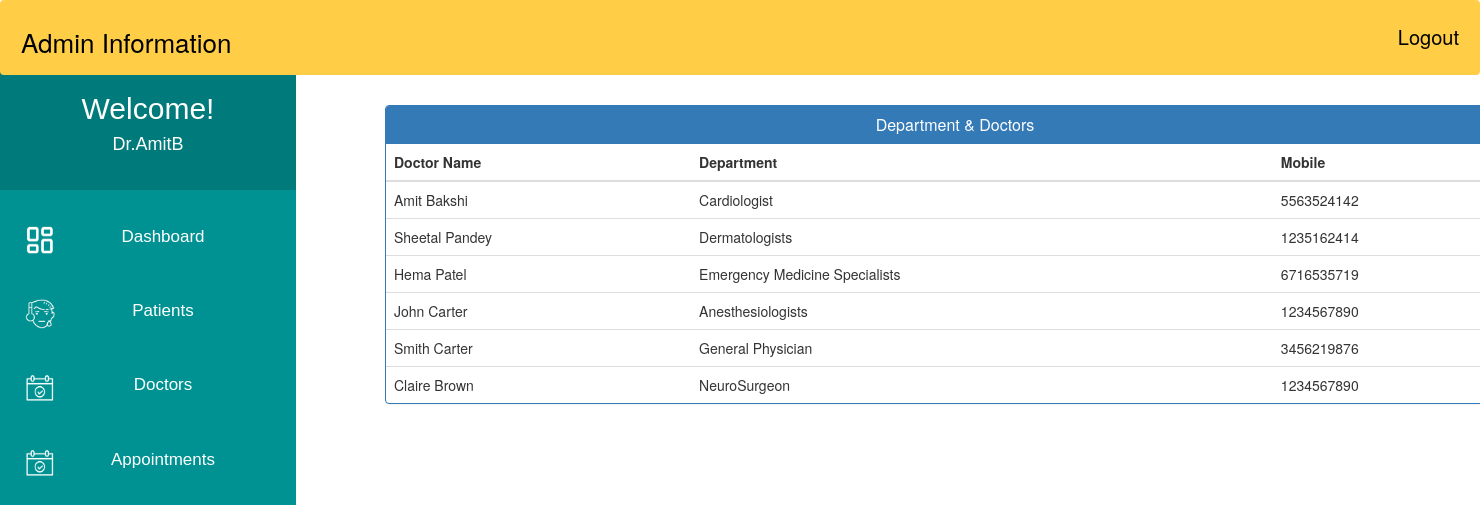
Screenshot of /admin_doctor_specialization/ (signed in) with the database file from the repository.
### MyApp/models.py (models this page shows, shortened)
class Doctor(models.Model):
    user=models.OneToOneField(User,on_delete=models.CASCADE)
    Doctor_First_Name = models.CharField(max_length=50, default="")
    Doctor_Last_Name = models.CharField(max_length=50, default="")
    gender = models.CharField(max_length=10, choices=GENDER,default="")
    address = models.CharField(max_length=40)
    contact = models.CharField(max_length=10,null=True)
    department= models.CharField(max_length=50,choices=departments,default='')
    status = models.BooleanField(default=False)
    @property
    def get_name(self):
        return self.Doctor_First_Name+" "+self.Doctor_Last_Name

### MyApp/views.py (the view)
# urls.py: path('admin_doctor_specialization/', views.admin_doctor_specialization,name="admin_doctor_specialization"),
@login_required(login_url='adminlogin')
def admin_doctor_specialization(request):
    doctors=Doctor.objects.all().filter(status=True)
    return render(request,'MyApp/admin_doctor_specialization.html',{'doctors':doctors})

### templates/MyApp/admin_doctor_specialization.html (shortened to what this page needs)
{% extends 'MyApp/admin_base.html' %}
{% block content_dashboard %}
<head>
  <link href="//netdna.bootstrapcdn.com/bootstrap/3.0.0/css/bootstrap.min.css" rel="stylesheet" id="bootstrap-css">
</head>
<div class="container" style="margin-left:25%; margin-right:8%; margin-top:2%;">
  <div class="panel panel-primary">
    <div class="panel-heading">
      <h6 class="panel-title">Department & Doctors</h6>
    </div>
    <table class="table table-hover" id="dev-table">
      <thead>
        <tr>
          <th>Doctor Name</th>
          <th>Department</th>
          <th>Mobile</th>
        </tr>
      </thead>
      {% for d in doctors %}
      <tr>
        <td> {{d.get_name}}</td>
        <td>{{d.department}}</td>
        <td>{{d.contact}}</td>
      </tr>
      {% endfor %}
    </table>
  </div>
</div>
{% endblock content_dashboard %}

### templates/MyApp/admin_base.html (shortened to what this page needs)
<!DOCTYPE html>
{% load staticfiles %}
<html lang="en">
<head>
</head>
<body>
    <div class="navbar">
        <a>Admin Information</a>
        <a href="{% url 'MyApp:logout' %}" class="logoutbtn" style="font-size:18px, text-align: center;">Logout</a>
    </div>
     <div class="sidebar">
        <div class="userprofile">
            <h2 style="color:white; font-family:sans-serif; padding-top:25px; text-align:center; margin:0px;">Welcome!</h2>
            <h4 style="color:white; font-family:sans-serif; text-align:center; padding-bottom:35px;">{{request.user.username}}</h4>
        </div>
        <a href="{% url 'MyApp:admin_dashboard' %}"><img class="icon" src="{% static "images/PDash.png" %}">Dashboard</a>
        <a href="{% url 'MyApp:admin_patient' %}"><img class="icon" src="{% static "images/PIcon.png" %}">Patients</a>
        <a href="{% url 'MyApp:admin_doctor' %}"><img class="icon" src="{% static "images/ApptIcon.png" %}">Doctors</a>
        <a href="{% url 'MyApp:admin_appointment' %}"><img class="icon" src="{% static "images/ApptIcon.png" %}">Appointments</a>
    </div>
{%  block content_dashboard %}
{%  endblock content_dashboard %}
</body>
</html>

### templates/MyApp/admin_base.html (style rules this page uses)
body { background-color: rgb(255, 255, 255); padding: 0px; margin-top: 0px; margin-left: 0px; margin-right: 0px; margin-bottom: 0px; }
.navbar { overflow: hidden; background-color: rgb(255, 206, 70); height:75px; width:100%; padding-top:22px; z-index:1; top:0; position:fixed; display:block; }
.navbar a { float: left; display:block; font-size: 26px; color: black; text-align: center; padding-left:20px; text-decoration: none; }
.navbar .logoutbtn { float: right; display:block; font-size: 20px; color: black; text-align: center; padding-right:20px; text-decoration: none; }
.sidebar .userprofile { background-color: rgb(0, 122, 122); }
.sidebar { margin-top: 0px; padding-top: 0px; width: 20%; text-align: center; height=100vh; background-color: rgb(0, 146, 146); font-family: sans-serif; font-size:17px; font-weight: normal; position: fixed; top: 67px; left: 0; bottom: 0; }
.sidebar a { display: block; color: white; padding: 25px; text-decoration: none; }
.icon { float:left; width:30px; height:30px; }

### templates/MyApp/admin_doctor_specialization.html (style rules this page uses)
a:link { text-decoration: none; }
h6 { text-align: center; }

### rows the page displays
Doctor: get_name "Amit Bakshi", department "Cardiologist", contact "5563524142"
Doctor: get_name "Sheetal Pandey", department "Dermatologists", contact "1235162414"
Doctor: get_name "Hema Patel", department "Emergency Medicine Specialists", contact "6716535719"
Doctor: get_name "John Carter", department "Anesthesiologists", contact "1234567890"
Doctor: get_name "Smith Carter", department "General Physician", contact "3456219876"
Doctor: get_name "Claire Brown", department "NeuroSurgeon", contact "1234567890"

### other values shown
{{ request.user.username }} "Dr.AmitB"
